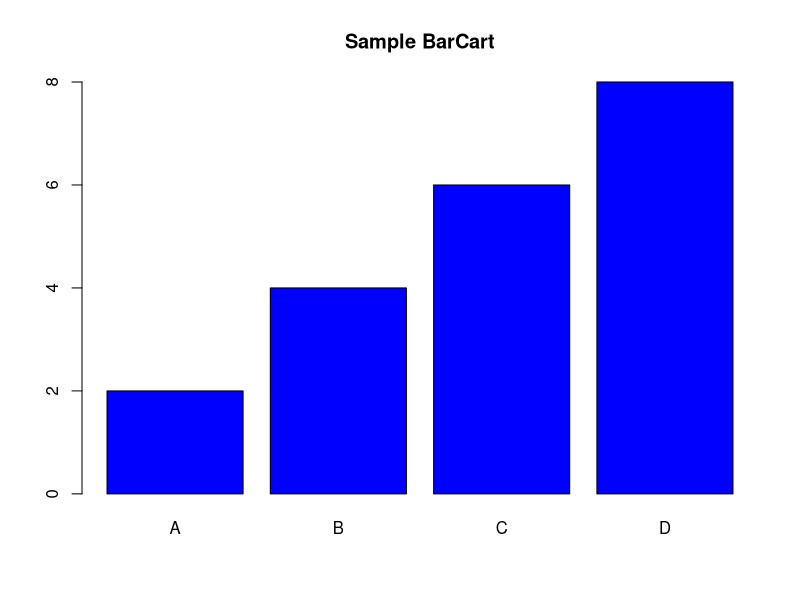
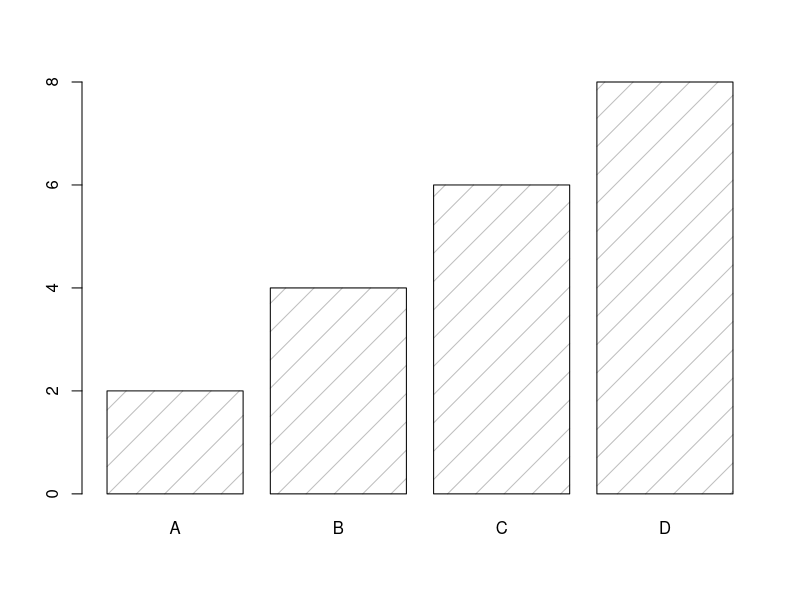
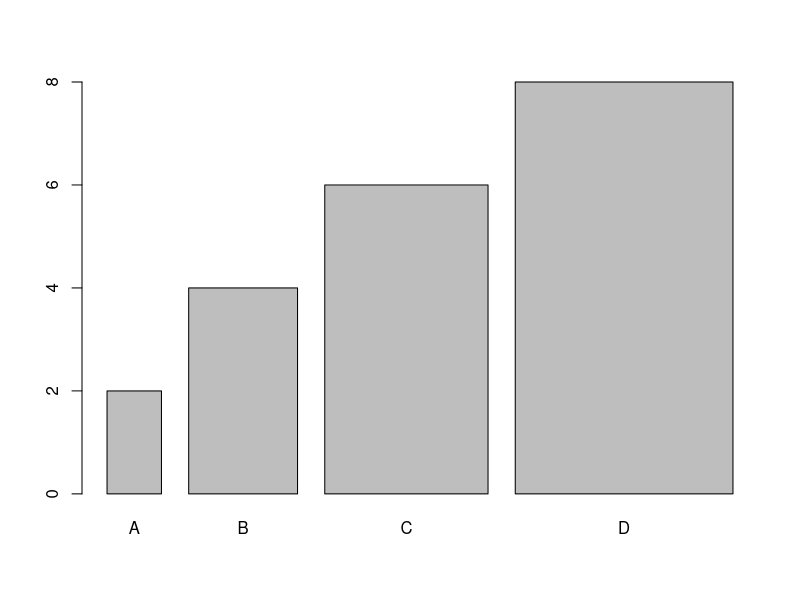
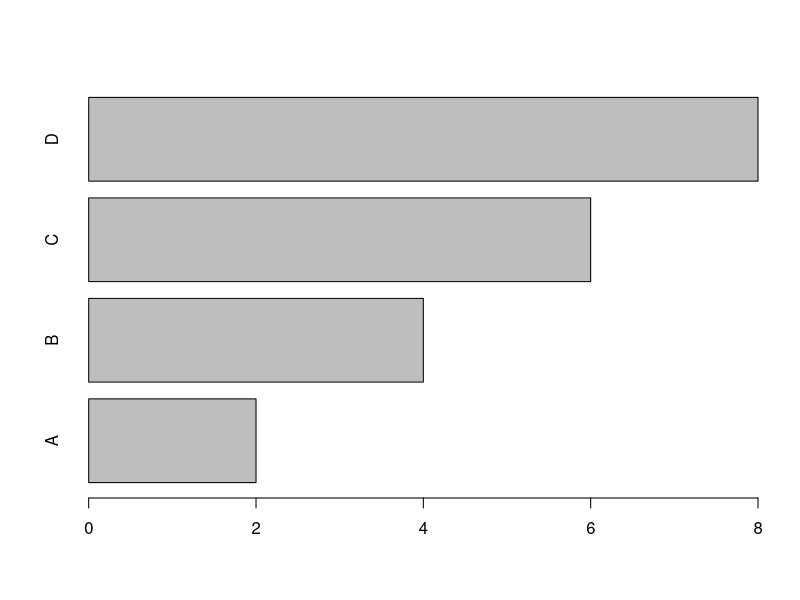

Write R code to recreate these figures, in order.
## ---- chunk 1
x <- c("A","B","C","D")
y <- c(2,4,6,8)

barplot(y,names.arg = x,main = "Sample BarCart",col = "blue")
## ---- chunk 2
x <- c("A", "B", "C", "D")
y <- c(2, 4, 6, 8)

barplot(y, names.arg = x, density = 5)
## ---- chunk 3
x <- c("A", "B", "C", "D")
y <- c(2, 4, 6, 8)

barplot(y, names.arg = x, width = c(1,2,3,4))
## ---- chunk 4
x <- c("A", "B", "C", "D")
y <- c(2, 4, 6, 8)

barplot(y, names.arg = x, horiz = TRUE)
